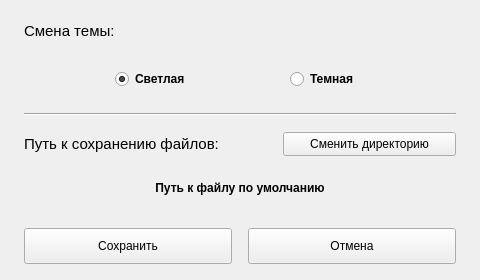
<?xml version="1.0" encoding="UTF-8"?>
<ui version="4.0">
 <class>Settings</class>
 <widget class="QWidget" name="Settings">
  <property name="geometry">
   <rect>
    <x>0</x>
    <y>0</y>
    <width>480</width>
    <height>280</height>
   </rect>
  </property>
  <property name="minimumSize">
   <size>
    <width>480</width>
    <height>280</height>
   </size>
  </property>
  <property name="windowTitle">
   <string>Event Organizer | Настройки</string>
  </property>
  <property name="windowIcon">
   <iconset resource="resources/resources.qrc">
    <normaloff>:/icons/favicon.ico</normaloff>:/icons/favicon.ico</iconset>
  </property>
  <layout class="QGridLayout" name="gridLayout_3" rowstretch="25,50,25,0" columnstretch="0">
   <property name="leftMargin">
    <number>24</number>
   </property>
   <property name="topMargin">
    <number>16</number>
   </property>
   <property name="rightMargin">
    <number>24</number>
   </property>
   <property name="bottomMargin">
    <number>16</number>
   </property>
   <property name="spacing">
    <number>16</number>
   </property>
   <item row="2" column="0">
    <layout class="QGridLayout" name="pathGrid" rowstretch="20,80" columnstretch="60,40">
     <property name="horizontalSpacing">
      <number>0</number>
     </property>
     <property name="verticalSpacing">
      <number>8</number>
     </property>
     <item row="0" column="1">
      <widget class="QPushButton" name="setPathButton">
       <property name="minimumSize">
        <size>
         <width>140</width>
         <height>24</height>
        </size>
       </property>
       <property name="text">
        <string>Сменить директорию</string>
       </property>
      </widget>
     </item>
     <item row="0" column="0">
      <widget class="QLabel" name="pathTitleLabel">
       <property name="minimumSize">
        <size>
         <width>0</width>
         <height>24</height>
        </size>
       </property>
       <property name="font">
        <font>
         <pointsize>11</pointsize>
        </font>
       </property>
       <property name="text">
        <string>Путь к сохранению файлов:</string>
       </property>
      </widget>
     </item>
     <item row="1" column="0" colspan="2">
      <widget class="QLabel" name="pathLabel">
       <property name="font">
        <font>
         <bold>true</bold>
        </font>
       </property>
       <property name="lineWidth">
        <number>1</number>
       </property>
       <property name="midLineWidth">
        <number>0</number>
       </property>
       <property name="text">
        <string>Путь к файлу по умолчанию</string>
       </property>
       <property name="alignment">
        <set>Qt::AlignCenter</set>
       </property>
      </widget>
     </item>
    </layout>
   </item>
   <item row="3" column="0">
    <layout class="QHBoxLayout" name="buttonsLayout">
     <property name="spacing">
      <number>16</number>
     </property>
     <item>
      <widget class="QPushButton" name="saveButton">
       <property name="minimumSize">
        <size>
         <width>0</width>
         <height>36</height>
        </size>
       </property>
       <property name="text">
        <string>Сохранить</string>
       </property>
       <property name="shortcut">
        <string>Ctrl+S</string>
       </property>
      </widget>
     </item>
     <item>
      <widget class="QPushButton" name="cancelButton">
       <property name="minimumSize">
        <size>
         <width>0</width>
         <height>36</height>
        </size>
       </property>
       <property name="text">
        <string>Отмена</string>
       </property>
       <property name="shortcut">
        <string>Ctrl+C</string>
       </property>
      </widget>
     </item>
    </layout>
   </item>
   <item row="0" column="0">
    <layout class="QGridLayout" name="styleGrid" rowstretch="10,90" columnstretch="20,40,40">
     <property name="horizontalSpacing">
      <number>8</number>
     </property>
     <property name="verticalSpacing">
      <number>16</number>
     </property>
     <item row="1" column="2">
      <widget class="QRadioButton" name="styleDarkRadioButton">
       <property name="minimumSize">
        <size>
         <width>0</width>
         <height>36</height>
        </size>
       </property>
       <property name="font">
        <font>
         <bold>true</bold>
        </font>
       </property>
       <property name="text">
        <string>Темная</string>
       </property>
      </widget>
     </item>
     <item row="1" column="1">
      <widget class="QRadioButton" name="styleLightRadioButton">
       <property name="minimumSize">
        <size>
         <width>0</width>
         <height>36</height>
        </size>
       </property>
       <property name="font">
        <font>
         <pointsize>9</pointsize>
         <bold>true</bold>
        </font>
       </property>
       <property name="text">
        <string>Светлая</string>
       </property>
       <property name="iconSize">
        <size>
         <width>24</width>
         <height>24</height>
        </size>
       </property>
       <property name="checked">
        <bool>true</bool>
       </property>
      </widget>
     </item>
     <item row="0" column="0" colspan="3">
      <widget class="QLabel" name="styleLabel">
       <property name="minimumSize">
        <size>
         <width>0</width>
         <height>0</height>
        </size>
       </property>
       <property name="font">
        <font>
         <pointsize>11</pointsize>
         <bold>false</bold>
        </font>
       </property>
       <property name="text">
        <string>Смена темы:</string>
       </property>
      </widget>
     </item>
    </layout>
   </item>
   <item row="1" column="0">
    <widget class="Line" name="line">
     <property name="orientation">
      <enum>Qt::Horizontal</enum>
     </property>
    </widget>
   </item>
  </layout>
 </widget>
 <resources>
  <include location="resources/resources.qrc"/>
 </resources>
 <connections/>
</ui>
